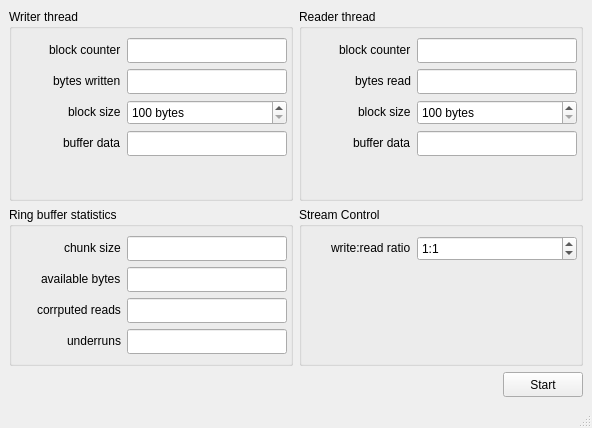
<?xml version="1.0" encoding="UTF-8"?>
<ui version="4.0">
 <class>MainWindow</class>
 <widget class="QMainWindow" name="MainWindow">
  <property name="geometry">
   <rect>
    <x>0</x>
    <y>0</y>
    <width>592</width>
    <height>428</height>
   </rect>
  </property>
  <property name="windowTitle">
   <string>SPSC Tester 1.0</string>
  </property>
  <widget class="QWidget" name="centralwidget">
   <layout class="QHBoxLayout" name="horizontalLayout">
    <item>
     <layout class="QVBoxLayout" name="verticalLayout">
      <item>
       <layout class="QGridLayout" name="gridLayout" rowstretch="1,0">
        <item row="0" column="0">
         <widget class="QGroupBox" name="groupBox">
          <property name="title">
           <string>Writer thread</string>
          </property>
          <layout class="QFormLayout" name="formLayout">
           <property name="labelAlignment">
            <set>Qt::AlignRight|Qt::AlignTrailing|Qt::AlignVCenter</set>
           </property>
           <property name="formAlignment">
            <set>Qt::AlignRight|Qt::AlignTop|Qt::AlignTrailing</set>
           </property>
           <item row="0" column="0">
            <widget class="QLabel" name="label">
             <property name="text">
              <string>block counter</string>
             </property>
             <property name="alignment">
              <set>Qt::AlignLeading|Qt::AlignLeft|Qt::AlignVCenter</set>
             </property>
            </widget>
           </item>
           <item row="0" column="1">
            <widget class="QLineEdit" name="writeBlockCounter">
             <property name="minimumSize">
              <size>
               <width>160</width>
               <height>25</height>
              </size>
             </property>
             <property name="maximumSize">
              <size>
               <width>160</width>
               <height>25</height>
              </size>
             </property>
             <property name="toolTip">
              <string>Number of 'write block size' blocks written to ring buffer</string>
             </property>
            </widget>
           </item>
           <item row="1" column="0">
            <widget class="QLabel" name="label_7">
             <property name="text">
              <string>bytes written</string>
             </property>
             <property name="alignment">
              <set>Qt::AlignLeading|Qt::AlignLeft|Qt::AlignVCenter</set>
             </property>
            </widget>
           </item>
           <item row="1" column="1">
            <widget class="QLineEdit" name="bytesWritten">
             <property name="minimumSize">
              <size>
               <width>160</width>
               <height>25</height>
              </size>
             </property>
             <property name="maximumSize">
              <size>
               <width>160</width>
               <height>25</height>
              </size>
             </property>
             <property name="toolTip">
              <string>Total bytes written to ring buffer</string>
             </property>
            </widget>
           </item>
           <item row="2" column="0">
            <widget class="QLabel" name="label_5">
             <property name="text">
              <string>block size</string>
             </property>
             <property name="alignment">
              <set>Qt::AlignLeading|Qt::AlignLeft|Qt::AlignVCenter</set>
             </property>
            </widget>
           </item>
           <item row="2" column="1">
            <widget class="QSpinBox" name="writeBlockSize">
             <property name="minimumSize">
              <size>
               <width>160</width>
               <height>25</height>
              </size>
             </property>
             <property name="maximumSize">
              <size>
               <width>160</width>
               <height>25</height>
              </size>
             </property>
             <property name="toolTip">
              <string>1,500 test data written to ring buffer in blocks of this size</string>
             </property>
             <property name="suffix">
              <string> bytes</string>
             </property>
             <property name="minimum">
              <number>100</number>
             </property>
             <property name="maximum">
              <number>10000</number>
             </property>
             <property name="singleStep">
              <number>100</number>
             </property>
             <property name="value">
              <number>100</number>
             </property>
            </widget>
           </item>
           <item row="3" column="1">
            <widget class="QLineEdit" name="writePreview">
             <property name="minimumSize">
              <size>
               <width>160</width>
               <height>25</height>
              </size>
             </property>
             <property name="maximumSize">
              <size>
               <width>160</width>
               <height>25</height>
              </size>
             </property>
             <property name="toolTip">
              <string>First 5 bytes from test buffer sent to ring buffer</string>
             </property>
            </widget>
           </item>
           <item row="3" column="0">
            <widget class="QLabel" name="label_18">
             <property name="text">
              <string>buffer data</string>
             </property>
             <property name="alignment">
              <set>Qt::AlignLeading|Qt::AlignLeft|Qt::AlignVCenter</set>
             </property>
            </widget>
           </item>
          </layout>
         </widget>
        </item>
        <item row="0" column="1">
         <widget class="QGroupBox" name="groupBox_2">
          <property name="title">
           <string>Reader thread</string>
          </property>
          <layout class="QFormLayout" name="formLayout_2">
           <property name="labelAlignment">
            <set>Qt::AlignRight|Qt::AlignTrailing|Qt::AlignVCenter</set>
           </property>
           <property name="formAlignment">
            <set>Qt::AlignRight|Qt::AlignTop|Qt::AlignTrailing</set>
           </property>
           <item row="0" column="0">
            <widget class="QLabel" name="label_2">
             <property name="text">
              <string>block counter</string>
             </property>
             <property name="alignment">
              <set>Qt::AlignLeading|Qt::AlignLeft|Qt::AlignVCenter</set>
             </property>
            </widget>
           </item>
           <item row="0" column="1">
            <widget class="QLineEdit" name="readBlockCounter">
             <property name="minimumSize">
              <size>
               <width>160</width>
               <height>25</height>
              </size>
             </property>
             <property name="maximumSize">
              <size>
               <width>160</width>
               <height>25</height>
              </size>
             </property>
             <property name="toolTip">
              <string>Number of 'read block size' blocks read from ring buffer</string>
             </property>
            </widget>
           </item>
           <item row="1" column="0">
            <widget class="QLabel" name="label_8">
             <property name="text">
              <string>bytes read</string>
             </property>
             <property name="alignment">
              <set>Qt::AlignLeading|Qt::AlignLeft|Qt::AlignVCenter</set>
             </property>
            </widget>
           </item>
           <item row="1" column="1">
            <widget class="QLineEdit" name="bytesRead">
             <property name="minimumSize">
              <size>
               <width>160</width>
               <height>25</height>
              </size>
             </property>
             <property name="maximumSize">
              <size>
               <width>160</width>
               <height>25</height>
              </size>
             </property>
             <property name="toolTip">
              <string>Total bytes read from ring buffer</string>
             </property>
            </widget>
           </item>
           <item row="2" column="0">
            <widget class="QLabel" name="label_6">
             <property name="text">
              <string>block size</string>
             </property>
             <property name="alignment">
              <set>Qt::AlignLeading|Qt::AlignLeft|Qt::AlignVCenter</set>
             </property>
            </widget>
           </item>
           <item row="2" column="1">
            <widget class="QSpinBox" name="readBlockSize">
             <property name="minimumSize">
              <size>
               <width>160</width>
               <height>25</height>
              </size>
             </property>
             <property name="maximumSize">
              <size>
               <width>160</width>
               <height>25</height>
              </size>
             </property>
             <property name="toolTip">
              <string>1,500 test data read from ring buffer in blocks of this size</string>
             </property>
             <property name="suffix">
              <string> bytes</string>
             </property>
             <property name="minimum">
              <number>100</number>
             </property>
             <property name="maximum">
              <number>10000</number>
             </property>
             <property name="singleStep">
              <number>100</number>
             </property>
             <property name="value">
              <number>100</number>
             </property>
            </widget>
           </item>
           <item row="3" column="1">
            <widget class="QLineEdit" name="readPreview">
             <property name="minimumSize">
              <size>
               <width>160</width>
               <height>25</height>
              </size>
             </property>
             <property name="maximumSize">
              <size>
               <width>160</width>
               <height>25</height>
              </size>
             </property>
             <property name="toolTip">
              <string>First 5 bytes read from ring buffer</string>
             </property>
            </widget>
           </item>
           <item row="3" column="0">
            <widget class="QLabel" name="label_20">
             <property name="text">
              <string>buffer data</string>
             </property>
             <property name="alignment">
              <set>Qt::AlignLeading|Qt::AlignLeft|Qt::AlignVCenter</set>
             </property>
            </widget>
           </item>
          </layout>
         </widget>
        </item>
        <item row="1" column="0">
         <widget class="QGroupBox" name="groupBox_3">
          <property name="title">
           <string>Ring buffer statistics</string>
          </property>
          <layout class="QFormLayout" name="formLayout_3">
           <property name="labelAlignment">
            <set>Qt::AlignRight|Qt::AlignTrailing|Qt::AlignVCenter</set>
           </property>
           <property name="formAlignment">
            <set>Qt::AlignRight|Qt::AlignTop|Qt::AlignTrailing</set>
           </property>
           <item row="0" column="0">
            <widget class="QLabel" name="label_19">
             <property name="text">
              <string>chunk size</string>
             </property>
             <property name="alignment">
              <set>Qt::AlignLeading|Qt::AlignLeft|Qt::AlignVCenter</set>
             </property>
            </widget>
           </item>
           <item row="0" column="1">
            <widget class="QLineEdit" name="basicBlockSize">
             <property name="minimumSize">
              <size>
               <width>160</width>
               <height>25</height>
              </size>
             </property>
             <property name="maximumSize">
              <size>
               <width>160</width>
               <height>25</height>
              </size>
             </property>
             <property name="toolTip">
              <string>Internal chunk size used in QRingBuffer</string>
             </property>
            </widget>
           </item>
           <item row="1" column="0">
            <widget class="QLabel" name="label_17">
             <property name="text">
              <string>available bytes</string>
             </property>
             <property name="alignment">
              <set>Qt::AlignLeading|Qt::AlignLeft|Qt::AlignVCenter</set>
             </property>
            </widget>
           </item>
           <item row="1" column="1">
            <widget class="QLineEdit" name="bufferSize">
             <property name="minimumSize">
              <size>
               <width>160</width>
               <height>25</height>
              </size>
             </property>
             <property name="maximumSize">
              <size>
               <width>160</width>
               <height>25</height>
              </size>
             </property>
             <property name="toolTip">
              <string>Available bytes for read before underrun</string>
             </property>
            </widget>
           </item>
           <item row="2" column="0">
            <widget class="QLabel" name="label_4">
             <property name="text">
              <string>corrputed reads</string>
             </property>
             <property name="alignment">
              <set>Qt::AlignLeading|Qt::AlignLeft|Qt::AlignVCenter</set>
             </property>
            </widget>
           </item>
           <item row="2" column="1">
            <widget class="QLineEdit" name="errorCounter">
             <property name="minimumSize">
              <size>
               <width>160</width>
               <height>25</height>
              </size>
             </property>
             <property name="maximumSize">
              <size>
               <width>160</width>
               <height>25</height>
              </size>
             </property>
             <property name="toolTip">
              <string>Number of mismatched buffers</string>
             </property>
            </widget>
           </item>
           <item row="3" column="0">
            <widget class="QLabel" name="label_11">
             <property name="text">
              <string>underruns</string>
             </property>
             <property name="alignment">
              <set>Qt::AlignLeading|Qt::AlignLeft|Qt::AlignVCenter</set>
             </property>
            </widget>
           </item>
           <item row="3" column="1">
            <widget class="QLineEdit" name="underruns">
             <property name="minimumSize">
              <size>
               <width>160</width>
               <height>25</height>
              </size>
             </property>
             <property name="maximumSize">
              <size>
               <width>160</width>
               <height>25</height>
              </size>
             </property>
             <property name="toolTip">
              <string>Number of times 'waiting for read' empty when attempting to read from ring buffer</string>
             </property>
            </widget>
           </item>
          </layout>
         </widget>
        </item>
        <item row="1" column="1">
         <widget class="QGroupBox" name="groupBox_7">
          <property name="title">
           <string>Stream Control</string>
          </property>
          <layout class="QFormLayout" name="formLayout_4">
           <property name="labelAlignment">
            <set>Qt::AlignRight|Qt::AlignTrailing|Qt::AlignVCenter</set>
           </property>
           <property name="formAlignment">
            <set>Qt::AlignRight|Qt::AlignTop|Qt::AlignTrailing</set>
           </property>
           <item row="0" column="0">
            <widget class="QLabel" name="label_9">
             <property name="text">
              <string>write:read ratio</string>
             </property>
             <property name="alignment">
              <set>Qt::AlignLeading|Qt::AlignLeft|Qt::AlignVCenter</set>
             </property>
            </widget>
           </item>
           <item row="0" column="1">
            <widget class="QSpinBox" name="writeReadRatio">
             <property name="minimumSize">
              <size>
               <width>160</width>
               <height>25</height>
              </size>
             </property>
             <property name="maximumSize">
              <size>
               <width>160</width>
               <height>25</height>
              </size>
             </property>
             <property name="toolTip">
              <string>rate control: 1:1 (normal), 2:1 (buffer grows), 1:2 (buffer starved - underruns)</string>
             </property>
             <property name="suffix">
              <string>:1</string>
             </property>
             <property name="maximum">
              <number>10</number>
             </property>
             <property name="singleStep">
              <number>1</number>
             </property>
             <property name="value">
              <number>1</number>
             </property>
            </widget>
           </item>
          </layout>
         </widget>
        </item>
       </layout>
      </item>
      <item alignment="Qt::AlignRight">
       <widget class="QPushButton" name="start">
        <property name="sizePolicy">
         <sizepolicy hsizetype="Minimum" vsizetype="Fixed">
          <horstretch>0</horstretch>
          <verstretch>0</verstretch>
         </sizepolicy>
        </property>
        <property name="minimumSize">
         <size>
          <width>0</width>
          <height>25</height>
         </size>
        </property>
        <property name="maximumSize">
         <size>
          <width>100</width>
          <height>25</height>
         </size>
        </property>
        <property name="text">
         <string>Start</string>
        </property>
       </widget>
      </item>
     </layout>
    </item>
   </layout>
  </widget>
  <widget class="QMenuBar" name="menubar">
   <property name="geometry">
    <rect>
     <x>0</x>
     <y>0</y>
     <width>592</width>
     <height>23</height>
    </rect>
   </property>
  </widget>
  <widget class="QStatusBar" name="statusbar"/>
 </widget>
 <resources/>
 <connections/>
</ui>
